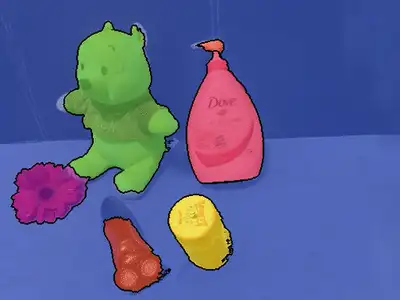
#> input picture assets/img/publication_preview/3D-OVS.webp, 400 x 300 px, found by its file name
$ python compress_images.py out.png
#> lines starting #> are read from the running program, lines starting #| are printed output that depends on the picture; pictures that were not available may be replaced by others from this repository, and a replacement may not be noted
#!/usr/bin/env python3
"""Compress assets/img/ for the ~200px display size the thumbnails render at.

Writes to an output directory and never touches the originals -- inspect the
result and check the byte budget before copying anything into assets/. Animated
GIFs become animated WebP (Pillow handles this; there is no cwebp or
ImageMagick on this machine, and sips cannot write WebP at all).

Usage: python3 tools/compress_images.py <outdir>
"""
import os
import struct
import sys

from PIL import Image

SRC = "assets/img/publication_preview"
PROFILE = "assets/img/prof_pic.jpg"

STATIC_MAX = 800     # longest edge; thumbnails display at ~200 CSS px
STATIC_Q = 78
ANIM_W = 400
ANIM_Q = 58
ANIM_FRAME_STEP = 2  # keep every Nth frame, doubling duration to hold timing

out = sys.argv[1]
os.makedirs(out, exist_ok=True)
os.makedirs(f"{out}/publication_preview", exist_ok=True)

tot_in = tot_out = 0
rows = []


def webp_frame_durations(path):
    """Frame durations (ms) read straight from the WebP ANMF chunks.

    Pillow's WebP reader does not surface per-frame durations, so this walks the
    RIFF container instead. Each ANMF payload puts a 24-bit little-endian
    duration at offset 12.
    """
    data = open(path, "rb").read()
    off, out = 12, []
    while off + 8 <= len(data):
        tag = data[off:off + 4]
        size = struct.unpack("<I", data[off + 4:off + 8])[0]
        if tag == b"ANMF":
            out.append(struct.unpack("<I", data[off + 20:off + 23] + b"\0")[0])
        off += 8 + size + (size & 1)
    return out


def save_static(src, dest, longest, quality):
    im = Image.open(src)
    has_alpha = im.mode in ("RGBA", "LA") or (
        im.mode == "P" and "transparency" in im.info)
    im = im.convert("RGBA" if has_alpha else "RGB")
    im.thumbnail((longest, longest), Image.LANCZOS)
    im.save(dest, "WEBP", quality=quality, method=6)


def save_animated(src, dest):
    im = Image.open(src)
    # Read every source duration up front: seeking again later (as the frame
    # loop does) can leave im.info pointing at the wrong frame, which silently
    # produced 0ms durations and animations that played at full speed.
    src_durations = []
    for i in range(im.n_frames):
        im.seek(i)
        src_durations.append(im.info.get("duration") or 80)

    frames, durations = [], []
    for i in range(im.n_frames):
        if i % ANIM_FRAME_STEP:
            continue
        im.seek(i)
        f = im.convert("RGBA")
        scale = ANIM_W / f.width
        if scale < 1:
            f = f.resize((ANIM_W, max(1, round(f.height * scale))), Image.LANCZOS)
        frames.append(f)
        # Absorb the dropped frames' time so the loop keeps its wall-clock length.
        durations.append(sum(src_durations[i:i + ANIM_FRAME_STEP]))

    frames[0].save(dest, "WEBP", save_all=True, append_images=frames[1:],
                   duration=durations, loop=0, quality=ANIM_Q, method=4)

    # Verify the timing survived rather than trusting it. Pillow writes WebP
    # frame durations but does NOT report them back on read -- im.info["duration"]
    # is 0 even for a clean round-trip -- so read the ANMF chunks directly.
    total = sum(webp_frame_durations(dest))
    if total == 0:
        raise RuntimeError(f"{dest}: frame durations lost, animation would "
                           f"play at full speed")
    return im.n_frames, len(frames), sum(src_durations), total


for name in sorted(os.listdir(SRC)):
    src = os.path.join(SRC, name)
    if not os.path.isfile(src):
        continue
    size_in = os.path.getsize(src)
    stem = os.path.splitext(name)[0]
    dest = f"{out}/publication_preview/{stem}.webp"

    im = Image.open(src)
#> im is the input picture: PIL image 400x300 RGBA; mean R, G, B, A 87.1, 94.8, 145.1, 255
    animated = getattr(im, "n_frames", 1) > 1
#> animated = True
    im.close()

    if animated:
        n_all, n_kept, ms_in, ms_out = save_animated(src, dest)
#> after the loop in save_animated, `for i in range(im.n_frames):`:
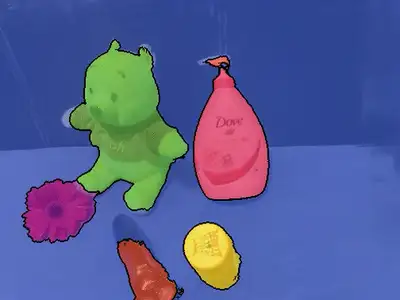
#> im: PIL image 400x300 RGBA; mean R, G, B, A 84.7, 93.5, 146.5, 255
#> after the loop in save_animated, `for i in range(im.n_frames):`: src_durations = 25 values from 160 to 160
#> the loop in save_animated, `for i in range(im.n_frames):` made 25 passes
#> pass 3, in save_animated, `f = im.convert("RGBA")`:
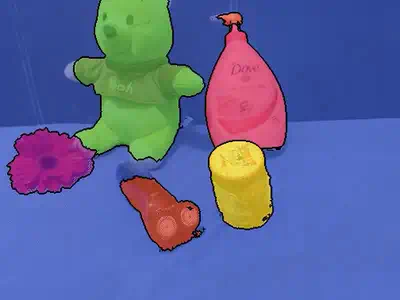
#> f: PIL image 400x300 RGBA; mean R, G, B, A 92.4, 100.6, 152, 255
#> after the loop in save_animated, `for i in range(im.n_frames):`: durations = [320, 320, 320, 320, 320, 320, 320, 320, 320, 320, 320, 320, 160]; frames = 13 items
#> n_all = 25; n_kept = 13; ms_in = 4000; ms_out = 4000
        note = f"anim {n_kept}/{n_all}f {ms_in}->{ms_out}ms"
#> note = 'anim 13/25f 4000->4000ms'
    else:
        save_static(src, dest, STATIC_MAX, STATIC_Q)
        note = ""

    size_out = os.path.getsize(dest)
    tot_in += size_in
    tot_out += size_out
    rows.append((name, size_in, size_out, note))

# The profile photo is 413x531 and displays at ~260px; keep it a touch larger.
save_static(PROFILE, f"{out}/prof_pic.webp", 900, 86)
#> call 3 of save_static, with src = 'assets/img/prof_pic.jpg', dest = 'out.png/prof_pic.webp', longest = 900, quality = 86
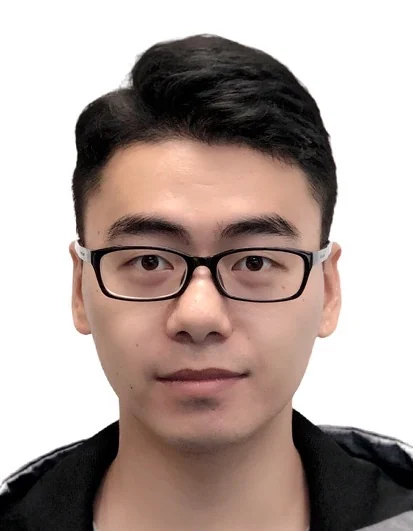
#> input picture assets/img/prof_pic.webp, 413 x 531 px, given in place of prof_pic.jpg, which was not available
#> in save_static, im is the input picture: PIL image 413x531 RGB; mean R, G, B 177.1, 161.5, 156
p_in, p_out = os.path.getsize(PROFILE), os.path.getsize(f"{out}/prof_pic.webp")
tot_in += p_in
tot_out += p_out
rows.append(("prof_pic.jpg", p_in, p_out, ""))

rows.sort(key=lambda r: -r[1])
for name, a, b, note in rows:
    print(f"  {name:26s} {a/1e6:6.2f}MB -> {b/1e6:5.2f}MB  "
          f"({100*b/a:4.1f}%) {note}")
#> this loop made 4 passes
#> (name, a, b, note) on passes 1 to 4: ('3D-OVS.webp', 147590, 75916, 'anim 13/25f 4000->4000ms'), ('CF-CLIP.webp', 23044, 22068, ''), ('BATFill.webp', 21634, 20344, ''), ('prof_pic.jpg', 17594, 16984, '')
#|   3D-OVS.webp                  0.15MB ->  0.08MB  (51.4%) anim 13/25f 4000->4000ms
#|   CF-CLIP.webp                 0.02MB ->  0.02MB  (95.8%)
#|   BATFill.webp                 0.02MB ->  0.02MB  (94.0%)
#|   prof_pic.jpg                 0.02MB ->  0.02MB  (96.5%)
print(f"\nTOTAL {tot_in/1e6:.2f}MB -> {tot_out/1e6:.2f}MB "
      f"({100*tot_out/tot_in:.1f}%)")
